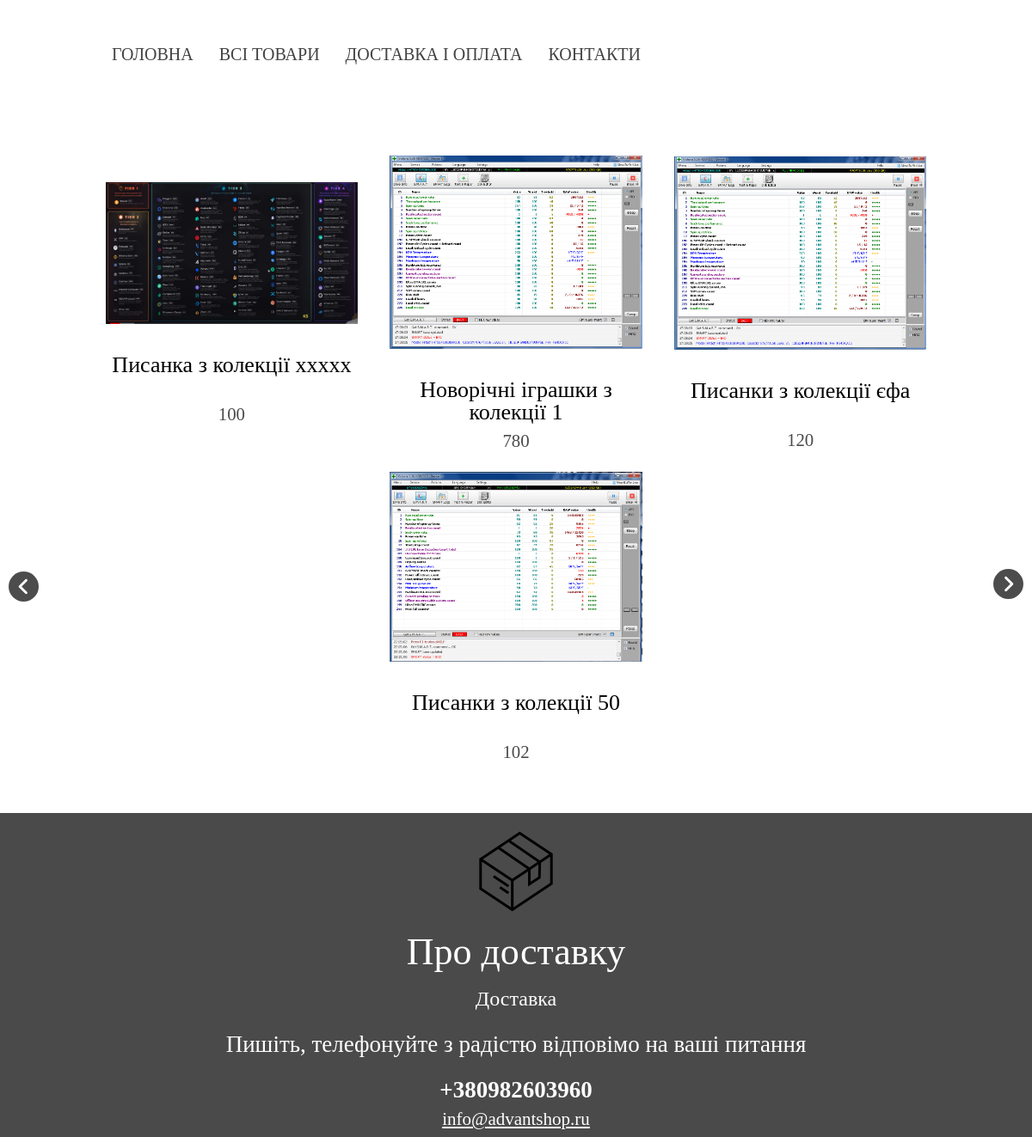
Page /pruducts/category/pisanki/ on the earlier database version.
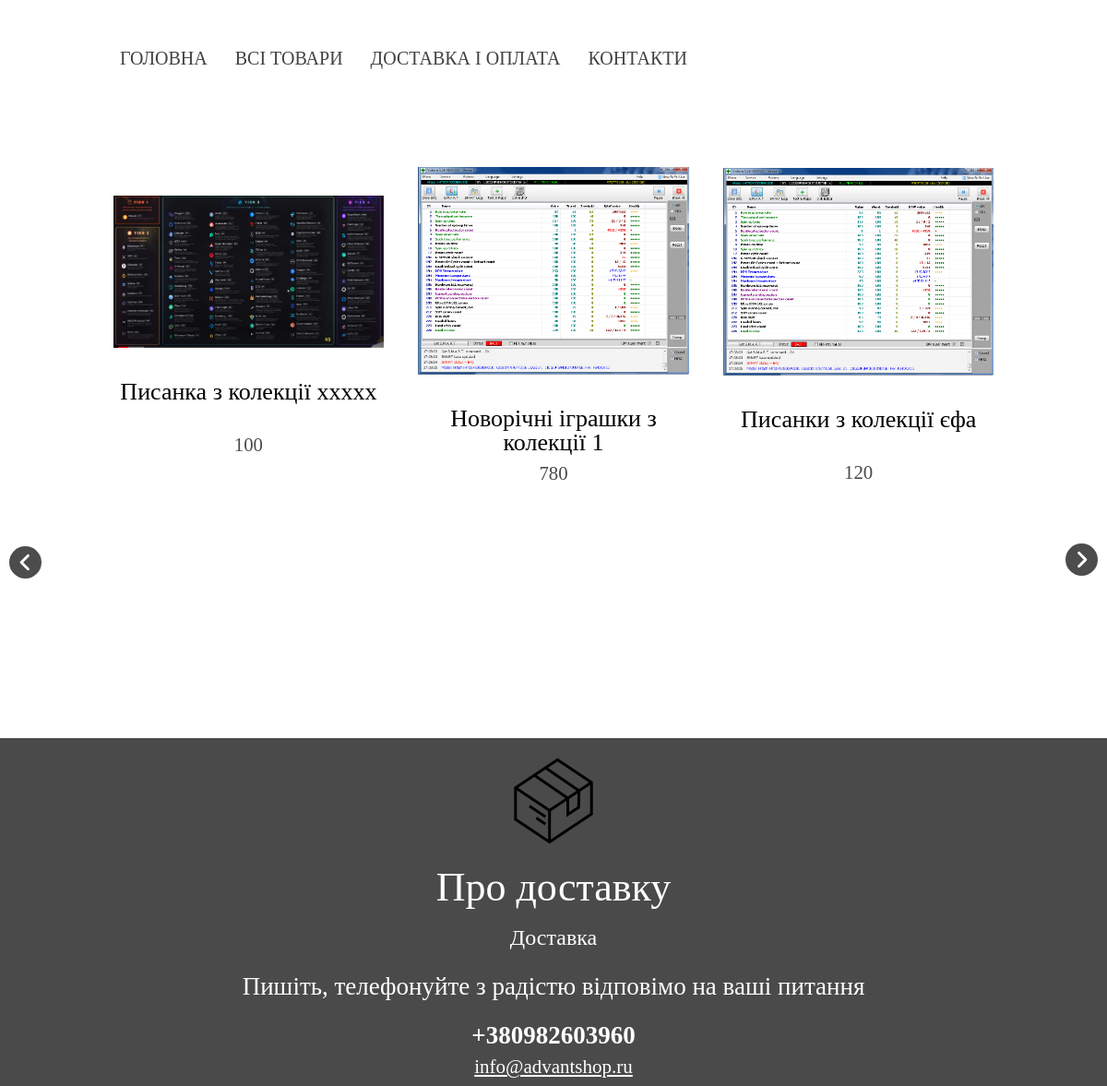
Same page on the later database version.
### Products/models.py (models this page shows, shortened)
class Products(models.Model):
    title = models.CharField(max_length=80)
    slug = models.SlugField(max_length=150, verbose_name='Url', unique=True)
    category = models.ForeignKey('Category', on_delete=models.PROTECT, default='default', null=True)
    price = models.SmallIntegerField(default=0)
    created = models.DateTimeField(auto_now_add=True)
    descriptions = models.TextField(blank=True)
    photos = models.ImageField(upload_to='photos/%Y/%m/%d')
    is_published = models.BooleanField(default=False)
    views = models.IntegerField(default=0)
    class Meta:
        verbose_name = 'Товар'
        verbose_name_plural = 'Товари'

### Products/views.py (the view)
# urls.py: path('category/<str:slug>/', ShowByCategory.as_view(), name='show_by_categories'),
class ShowByCategory(ListView):
    model = Products
    template_name = 'Products/show_by_category.html'
    context_object_name = 'products'
    allow_empty = False
    def get_queryset(self):
        return Products.objects.filter(category__slug=self.kwargs['slug'], is_published=True).select_related('category')

### Products/templatetags/products_tags.py (called while the page is built)
@register.simple_tag()
def get_categories():
    return Category.objects.all()

@register.simple_tag()
def get_images_for_slider():
    return ImagesForSlider.objects.filter(in_slider=True)

### Products/templates/Products/show_by_category.html (shortened to what this page needs)
{% extends 'base.html' %}
{% load static %}
{% block content %}
<div class="wrapper">
    <main class="main">
        <section class="products">
            <div class="container">
                <div class="products-row">
                    {% for product in products %}
                    <div class="products-row__item item-products">
                        <div class="item-products__image"><img src="{{ product.photos.url }}" alt="product-image"></div>
                        <div class="item-products__title"><a href="{% url 'show_by_name' product.slug %}">{{ product.title }}</a></div>
                        <div class="item-products__price">{{ product.price }}</div>
                    </div>
                    {% endfor %}
                </div>
            </div>
        </section>
    </main>
</div>
{% endblock %}

Differences in the rows shown:
no longer on this page (row edited): Products: photos (picture), title "Писанки з колекції 50", price "102"
